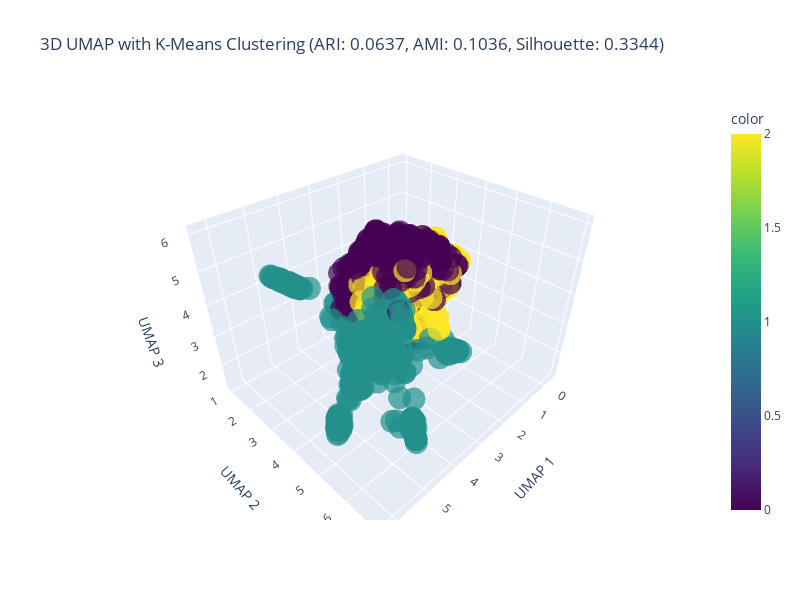
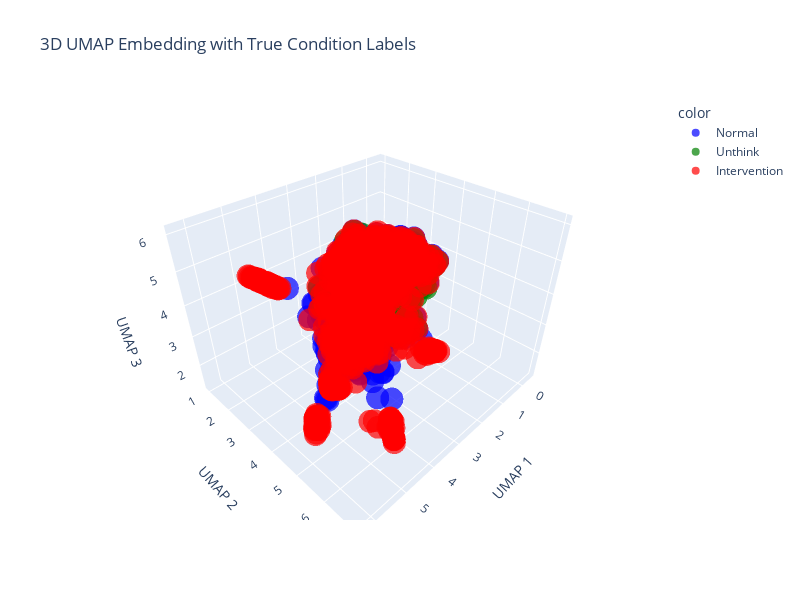
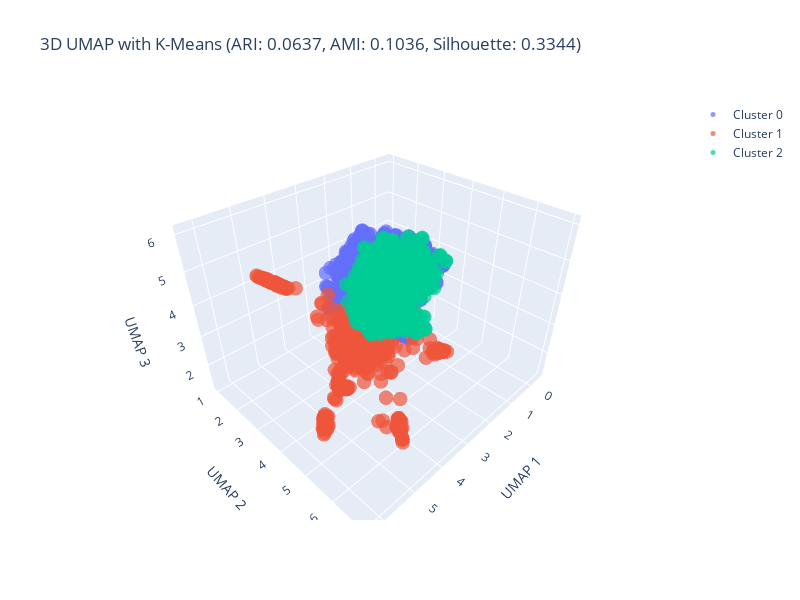

These figures' notebook cell, in order:
### Code cell
import numpy as np
import umap
from sklearn.cluster import KMeans
import matplotlib.pyplot as plt
import plotly.express as px
import plotly.graph_objects as go
from sklearn.metrics import adjusted_rand_score, adjusted_mutual_info_score, silhouette_score

# --------------------------
# Prepare data from all conditions
# --------------------------
# Combine all data for UMAP and create labels
all_series = []
all_labels = []

for condition, series_list in all_final_hidden_states_dict.items():
    all_series.extend(series_list)
    all_labels.extend([condition] * len(series_list))

# Convert labels to numeric for coloring
label_to_id = {"normal": 0, "unthink": 1, "intervention": 2}
numeric_labels = [label_to_id[label] for label in all_labels]

# --------------------------
# Pad the time-series so that all samples have the same time length
# --------------------------
def pad_series(series_list, pad_value=0.0):
    """Pads each series (shape: [T, F]) along the time dimension to the maximum length."""
    max_len = max(s.shape[0] for s in series_list)
    padded_list = []
    for s in series_list:
        # Convert torch tensor to numpy array to avoid BFloat16 error
        if isinstance(s, torch.Tensor):
            s = s.float().cpu().numpy()  # Convert to float32 and then to numpy
        
        T, F = s.shape
        if T < max_len:
            pad_width = ((0, max_len - T), (0, 0))
            s_padded = np.pad(s, pad_width, mode='constant', constant_values=pad_value)
        else:
            s_padded = s
        padded_list.append(s_padded)
    return np.stack(padded_list, axis=0)  # Shape: (n_samples, max_len, F)

X_padded = pad_series(all_series)  # Shape: (total_samples, max_len, feature_dim)
n_samples, max_len, feature_dim = X_padded.shape
print(f"Padded data shape: {X_padded.shape}")

# --------------------------
# Flatten the padded time-series
# --------------------------
X_flat = X_padded.reshape(n_samples, max_len * feature_dim)
print(f"Flattened data shape: {X_flat.shape}")

# --------------------------
# UMAP dimensionality reduction (3D)
# --------------------------
umap_reducer = umap.UMAP(n_components=3, random_state=42)
embedding = umap_reducer.fit_transform(X_flat)
print("UMAP 3D embedding shape:", embedding.shape)

# --------------------------
# K-Means clustering on the UMAP embeddings
# --------------------------
k = 3  # Number of clusters matching our conditions
kmeans = KMeans(n_clusters=k, random_state=42)
clusters = kmeans.fit_predict(embedding)
print("Cluster labels:", clusters[:10], "...")  # Show first few cluster labels

# --------------------------
# Evaluate clustering performance
# --------------------------
ari = adjusted_rand_score(numeric_labels, clusters)
ami = adjusted_mutual_info_score(numeric_labels, clusters)
silhouette = silhouette_score(embedding, clusters)

print(f"Adjusted Rand Index: {ari:.4f}")
print(f"Adjusted Mutual Information: {ami:.4f}")
print(f"Silhouette Score: {silhouette:.4f}")

# --------------------------
# Visualize the results with Plotly (3D)
# --------------------------
# Plot 1: K-means clustering in 3D
fig1 = px.scatter_3d(
    x=embedding[:, 0], 
    y=embedding[:, 1], 
    z=embedding[:, 2],
    color=clusters,
    color_continuous_scale='viridis',
    opacity=0.7,
    title=f'3D UMAP with K-Means Clustering (ARI: {ari:.4f}, AMI: {ami:.4f}, Silhouette: {silhouette:.4f})'
)
fig1.update_layout(
    scene=dict(
        xaxis_title='UMAP 1',
        yaxis_title='UMAP 2',
        zaxis_title='UMAP 3'
    ),
    width=800,
    height=600
)
fig1.show()

# Plot 2: True condition labels in 3D
condition_names = ['Normal', 'Unthink', 'Intervention']
fig2 = px.scatter_3d(
    x=embedding[:, 0], 
    y=embedding[:, 1], 
    z=embedding[:, 2],
    color=[condition_names[i] for i in numeric_labels],
    color_discrete_sequence=['blue', 'green', 'red'],
    opacity=0.7,
    title='3D UMAP Embedding with True Condition Labels'
)
fig2.update_layout(
    scene=dict(
        xaxis_title='UMAP 1',
        yaxis_title='UMAP 2',
        zaxis_title='UMAP 3'
    ),
    width=800,
    height=600
)
fig2.show()

# Create a combined figure showing clusters and performance metrics
fig3 = go.Figure()

# Add traces for each cluster
for i in range(k):
    mask = clusters == i
    fig3.add_trace(go.Scatter3d(
        x=embedding[mask, 0],
        y=embedding[mask, 1],
        z=embedding[mask, 2],
        mode='markers',
        marker=dict(size=5, opacity=0.7),
        name=f'Cluster {i}'
    ))

# Add performance metrics as annotations
fig3.update_layout(
    title=f'3D UMAP with K-Means (ARI: {ari:.4f}, AMI: {ami:.4f}, Silhouette: {silhouette:.4f})',
    scene=dict(
        xaxis_title='UMAP 1',
        yaxis_title='UMAP 2',
        zaxis_title='UMAP 3'
    ),
    width=800,
    height=600
)
fig3.show()

### Figure 1 — Plotly figure (JSON) as saved in the notebook; plotly's stock layout.template omitted (floating-point values rounded to 4 significant figures; data arrays with more than 128 entries replaced by an {"elided": "..."} marker saying what was removed)
{"data": [{"hovertemplate": "x=%{x}<br>y=%{y}<br>z=%{z}<br>color=%{marker.color}<extra></extra>", "legendgroup": "", "marker": {"color": {"elided": "3957 int values"}, "coloraxis": "coloraxis", "opacity": 0.7, "symbol": "circle"}, "mode": "markers", "name": "", "scene": "scene", "showlegend": false, "type": "scatter3d", "x": {"elided": "3957 float values"}, "y": {"elided": "3957 float values"}, "z": {"elided": "3957 float values"}}], "layout": {"coloraxis": {"colorbar": {"title": {"text": "color"}}, "colorscale": [[0, "#440154"], [0.1111, "#482878"], [0.2222, "#3e4989"], [0.3333, "#31688e"], [0.4444, "#26828e"], [0.5556, "#1f9e89"], [0.6667, "#35b779"], [0.7778, "#6ece58"], [0.8889, "#b5de2b"], [1, "#fde725"]]}, "height": 600, "legend": {"tracegroupgap": 0}, "scene": {"domain": {"x": [0, 1], "y": [0, 1]}, "xaxis": {"title": {"text": "UMAP 1"}}, "yaxis": {"title": {"text": "UMAP 2"}}, "zaxis": {"title": {"text": "UMAP 3"}}}, "title": {"text": "3D UMAP with K-Means Clustering (ARI: 0.0637, AMI: 0.1036, Silhouette: 0.3344)"}, "width": 800}}

### Figure 2 — Plotly figure (JSON) as saved in the notebook; plotly's stock layout.template omitted (floating-point values rounded to 4 significant figures; data arrays with more than 128 entries replaced by an {"elided": "..."} marker saying what was removed)
{"data": [{"hovertemplate": "color=Normal<br>x=%{x}<br>y=%{y}<br>z=%{z}<extra></extra>", "legendgroup": "Normal", "marker": {"color": "blue", "opacity": 0.7, "symbol": "circle"}, "mode": "markers", "name": "Normal", "scene": "scene", "showlegend": true, "type": "scatter3d", "x": {"elided": "1319 float values"}, "y": {"elided": "1319 float values"}, "z": {"elided": "1319 float values"}}, {"hovertemplate": "color=Unthink<br>x=%{x}<br>y=%{y}<br>z=%{z}<extra></extra>", "legendgroup": "Unthink", "marker": {"color": "green", "opacity": 0.7, "symbol": "circle"}, "mode": "markers", "name": "Unthink", "scene": "scene", "showlegend": true, "type": "scatter3d", "x": {"elided": "1319 float values"}, "y": {"elided": "1319 float values"}, "z": {"elided": "1319 float values"}}, {"hovertemplate": "color=Intervention<br>x=%{x}<br>y=%{y}<br>z=%{z}<extra></extra>", "legendgroup": "Intervention", "marker": {"color": "red", "opacity": 0.7, "symbol": "circle"}, "mode": "markers", "name": "Intervention", "scene": "scene", "showlegend": true, "type": "scatter3d", "x": {"elided": "1319 float values"}, "y": {"elided": "1319 float values"}, "z": {"elided": "1319 float values"}}], "layout": {"height": 600, "legend": {"title": {"text": "color"}, "tracegroupgap": 0}, "scene": {"domain": {"x": [0, 1], "y": [0, 1]}, "xaxis": {"title": {"text": "UMAP 1"}}, "yaxis": {"title": {"text": "UMAP 2"}}, "zaxis": {"title": {"text": "UMAP 3"}}}, "title": {"text": "3D UMAP Embedding with True Condition Labels"}, "width": 800}}

### Figure 3 — Plotly figure (JSON) as saved in the notebook; plotly's stock layout.template omitted (floating-point values rounded to 4 significant figures; data arrays with more than 128 entries replaced by an {"elided": "..."} marker saying what was removed)
{"data": [{"marker": {"opacity": 0.7, "size": 5}, "mode": "markers", "name": "Cluster 0", "type": "scatter3d", "x": {"elided": "1669 float values"}, "y": {"elided": "1669 float values"}, "z": {"elided": "1669 float values"}}, {"marker": {"opacity": 0.7, "size": 5}, "mode": "markers", "name": "Cluster 1", "type": "scatter3d", "x": {"elided": "901 float values"}, "y": {"elided": "901 float values"}, "z": {"elided": "901 float values"}}, {"marker": {"opacity": 0.7, "size": 5}, "mode": "markers", "name": "Cluster 2", "type": "scatter3d", "x": {"elided": "1387 float values"}, "y": {"elided": "1387 float values"}, "z": {"elided": "1387 float values"}}], "layout": {"height": 600, "scene": {"xaxis": {"title": {"text": "UMAP 1"}}, "yaxis": {"title": {"text": "UMAP 2"}}, "zaxis": {"title": {"text": "UMAP 3"}}}, "title": {"text": "3D UMAP with K-Means (ARI: 0.0637, AMI: 0.1036, Silhouette: 0.3344)"}, "width": 800}}
